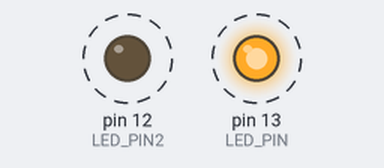
This sketch was run on a simulated Arduino Uno, built with avr-gcc and run on an emulated ATmega328P. Shown: output pins drawn as LEDs (lit = HIGH). Dashed ring = blinking.

Above: at 0.5 s.
Timing chart, 0 to 4.6 s (numbered marks = the images above):
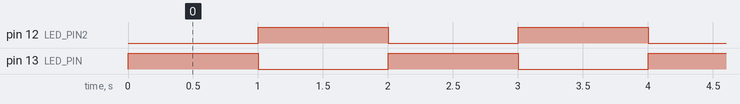

The sketch:

Blink_Delay.ino
```cpp
#define LED_PIN 13
#define LED_PIN2 12

void setup() {
  pinMode(LED_PIN, OUTPUT);
  pinMode(LED_PIN2, OUTPUT);
}

void loop() {
  digitalWrite(LED_PIN, HIGH);
  digitalWrite(LED_PIN2, LOW);
  delay(1000);
  digitalWrite(LED_PIN, LOW);
  digitalWrite(LED_PIN2, HIGH);
  delay(1000);
}

	
```

Measured:
- by itself, pin 12 (LED_PIN2), pin 13 (LED_PIN): alternates HIGH for 1.0 s and LOW for 1.0 s
